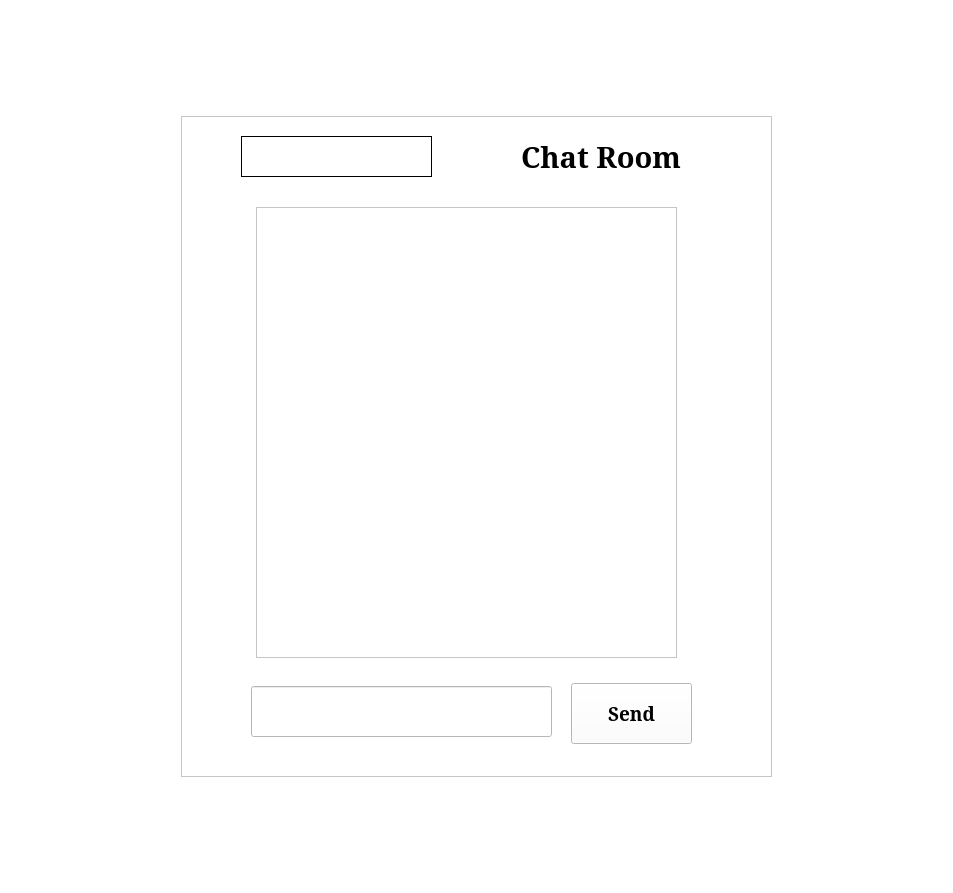
<?xml version="1.0" encoding="UTF-8"?>
<ui version="4.0">
 <class>ChatForm</class>
 <widget class="QWidget" name="ChatForm">
  <property name="geometry">
   <rect>
    <x>0</x>
    <y>0</y>
    <width>953</width>
    <height>893</height>
   </rect>
  </property>
  <property name="palette">
   <palette>
    <active>
     <colorrole role="WindowText">
      <brush brushstyle="SolidPattern">
       <color alpha="255">
        <red>0</red>
        <green>0</green>
        <blue>0</blue>
       </color>
      </brush>
     </colorrole>
     <colorrole role="Button">
      <brush brushstyle="SolidPattern">
       <color alpha="255">
        <red>255</red>
        <green>255</green>
        <blue>255</blue>
       </color>
      </brush>
     </colorrole>
     <colorrole role="Light">
      <brush brushstyle="SolidPattern">
       <color alpha="255">
        <red>255</red>
        <green>255</green>
        <blue>255</blue>
       </color>
      </brush>
     </colorrole>
     <colorrole role="Midlight">
      <brush brushstyle="SolidPattern">
       <color alpha="255">
        <red>255</red>
        <green>255</green>
        <blue>255</blue>
       </color>
      </brush>
     </colorrole>
     <colorrole role="Dark">
      <brush brushstyle="SolidPattern">
       <color alpha="255">
        <red>127</red>
        <green>127</green>
        <blue>127</blue>
       </color>
      </brush>
     </colorrole>
     <colorrole role="Mid">
      <brush brushstyle="SolidPattern">
       <color alpha="255">
        <red>170</red>
        <green>170</green>
        <blue>170</blue>
       </color>
      </brush>
     </colorrole>
     <colorrole role="Text">
      <brush brushstyle="SolidPattern">
       <color alpha="255">
        <red>0</red>
        <green>0</green>
        <blue>0</blue>
       </color>
      </brush>
     </colorrole>
     <colorrole role="BrightText">
      <brush brushstyle="SolidPattern">
       <color alpha="255">
        <red>255</red>
        <green>255</green>
        <blue>255</blue>
       </color>
      </brush>
     </colorrole>
     <colorrole role="ButtonText">
      <brush brushstyle="SolidPattern">
       <color alpha="255">
        <red>0</red>
        <green>0</green>
        <blue>0</blue>
       </color>
      </brush>
     </colorrole>
     <colorrole role="Base">
      <brush brushstyle="SolidPattern">
       <color alpha="255">
        <red>255</red>
        <green>255</green>
        <blue>255</blue>
       </color>
      </brush>
     </colorrole>
     <colorrole role="Window">
      <brush brushstyle="SolidPattern">
       <color alpha="255">
        <red>255</red>
        <green>255</green>
        <blue>255</blue>
       </color>
      </brush>
     </colorrole>
     <colorrole role="Shadow">
      <brush brushstyle="SolidPattern">
       <color alpha="255">
        <red>0</red>
        <green>0</green>
        <blue>0</blue>
       </color>
      </brush>
     </colorrole>
     <colorrole role="AlternateBase">
      <brush brushstyle="SolidPattern">
       <color alpha="255">
        <red>255</red>
        <green>255</green>
        <blue>255</blue>
       </color>
      </brush>
     </colorrole>
     <colorrole role="ToolTipBase">
      <brush brushstyle="SolidPattern">
       <color alpha="255">
        <red>255</red>
        <green>255</green>
        <blue>220</blue>
       </color>
      </brush>
     </colorrole>
     <colorrole role="ToolTipText">
      <brush brushstyle="SolidPattern">
       <color alpha="255">
        <red>0</red>
        <green>0</green>
        <blue>0</blue>
       </color>
      </brush>
     </colorrole>
    </active>
    <inactive>
     <colorrole role="WindowText">
      <brush brushstyle="SolidPattern">
       <color alpha="255">
        <red>0</red>
        <green>0</green>
        <blue>0</blue>
       </color>
      </brush>
     </colorrole>
     <colorrole role="Button">
      <brush brushstyle="SolidPattern">
       <color alpha="255">
        <red>255</red>
        <green>255</green>
        <blue>255</blue>
       </color>
      </brush>
     </colorrole>
     <colorrole role="Light">
      <brush brushstyle="SolidPattern">
       <color alpha="255">
        <red>255</red>
        <green>255</green>
        <blue>255</blue>
       </color>
      </brush>
     </colorrole>
     <colorrole role="Midlight">
      <brush brushstyle="SolidPattern">
       <color alpha="255">
        <red>255</red>
        <green>255</green>
        <blue>255</blue>
       </color>
      </brush>
     </colorrole>
     <colorrole role="Dark">
      <brush brushstyle="SolidPattern">
       <color alpha="255">
        <red>127</red>
        <green>127</green>
        <blue>127</blue>
       </color>
      </brush>
     </colorrole>
     <colorrole role="Mid">
      <brush brushstyle="SolidPattern">
       <color alpha="255">
        <red>170</red>
        <green>170</green>
        <blue>170</blue>
       </color>
      </brush>
     </colorrole>
     <colorrole role="Text">
      <brush brushstyle="SolidPattern">
       <color alpha="255">
        <red>0</red>
        <green>0</green>
        <blue>0</blue>
       </color>
      </brush>
     </colorrole>
     <colorrole role="BrightText">
      <brush brushstyle="SolidPattern">
       <color alpha="255">
        <red>255</red>
        <green>255</green>
        <blue>255</blue>
       </color>
      </brush>
     </colorrole>
     <colorrole role="ButtonText">
      <brush brushstyle="SolidPattern">
       <color alpha="255">
        <red>0</red>
        <green>0</green>
        <blue>0</blue>
       </color>
      </brush>
     </colorrole>
     <colorrole role="Base">
      <brush brushstyle="SolidPattern">
       <color alpha="255">
        <red>255</red>
        <green>255</green>
        <blue>255</blue>
       </color>
      </brush>
     </colorrole>
     <colorrole role="Window">
      <brush brushstyle="SolidPattern">
       <color alpha="255">
        <red>255</red>
        <green>255</green>
        <blue>255</blue>
       </color>
      </brush>
     </colorrole>
     <colorrole role="Shadow">
      <brush brushstyle="SolidPattern">
       <color alpha="255">
        <red>0</red>
        <green>0</green>
        <blue>0</blue>
       </color>
      </brush>
     </colorrole>
     <colorrole role="AlternateBase">
      <brush brushstyle="SolidPattern">
       <color alpha="255">
        <red>255</red>
        <green>255</green>
        <blue>255</blue>
       </color>
      </brush>
     </colorrole>
     <colorrole role="ToolTipBase">
      <brush brushstyle="SolidPattern">
       <color alpha="255">
        <red>255</red>
        <green>255</green>
        <blue>220</blue>
       </color>
      </brush>
     </colorrole>
     <colorrole role="ToolTipText">
      <brush brushstyle="SolidPattern">
       <color alpha="255">
        <red>0</red>
        <green>0</green>
        <blue>0</blue>
       </color>
      </brush>
     </colorrole>
    </inactive>
    <disabled>
     <colorrole role="WindowText">
      <brush brushstyle="SolidPattern">
       <color alpha="255">
        <red>127</red>
        <green>127</green>
        <blue>127</blue>
       </color>
      </brush>
     </colorrole>
     <colorrole role="Button">
      <brush brushstyle="SolidPattern">
       <color alpha="255">
        <red>255</red>
        <green>255</green>
        <blue>255</blue>
       </color>
      </brush>
     </colorrole>
     <colorrole role="Light">
      <brush brushstyle="SolidPattern">
       <color alpha="255">
        <red>255</red>
        <green>255</green>
        <blue>255</blue>
       </color>
      </brush>
     </colorrole>
     <colorrole role="Midlight">
      <brush brushstyle="SolidPattern">
       <color alpha="255">
        <red>255</red>
        <green>255</green>
        <blue>255</blue>
       </color>
      </brush>
     </colorrole>
     <colorrole role="Dark">
      <brush brushstyle="SolidPattern">
       <color alpha="255">
        <red>127</red>
        <green>127</green>
        <blue>127</blue>
       </color>
      </brush>
     </colorrole>
     <colorrole role="Mid">
      <brush brushstyle="SolidPattern">
       <color alpha="255">
        <red>170</red>
        <green>170</green>
        <blue>170</blue>
       </color>
      </brush>
     </colorrole>
     <colorrole role="Text">
      <brush brushstyle="SolidPattern">
       <color alpha="255">
        <red>127</red>
        <green>127</green>
        <blue>127</blue>
       </color>
      </brush>
     </colorrole>
     <colorrole role="BrightText">
      <brush brushstyle="SolidPattern">
       <color alpha="255">
        <red>255</red>
        <green>255</green>
        <blue>255</blue>
       </color>
      </brush>
     </colorrole>
     <colorrole role="ButtonText">
      <brush brushstyle="SolidPattern">
       <color alpha="255">
        <red>127</red>
        <green>127</green>
        <blue>127</blue>
       </color>
      </brush>
     </colorrole>
     <colorrole role="Base">
      <brush brushstyle="SolidPattern">
       <color alpha="255">
        <red>255</red>
        <green>255</green>
        <blue>255</blue>
       </color>
      </brush>
     </colorrole>
     <colorrole role="Window">
      <brush brushstyle="SolidPattern">
       <color alpha="255">
        <red>255</red>
        <green>255</green>
        <blue>255</blue>
       </color>
      </brush>
     </colorrole>
     <colorrole role="Shadow">
      <brush brushstyle="SolidPattern">
       <color alpha="255">
        <red>0</red>
        <green>0</green>
        <blue>0</blue>
       </color>
      </brush>
     </colorrole>
     <colorrole role="AlternateBase">
      <brush brushstyle="SolidPattern">
       <color alpha="255">
        <red>255</red>
        <green>255</green>
        <blue>255</blue>
       </color>
      </brush>
     </colorrole>
     <colorrole role="ToolTipBase">
      <brush brushstyle="SolidPattern">
       <color alpha="255">
        <red>255</red>
        <green>255</green>
        <blue>220</blue>
       </color>
      </brush>
     </colorrole>
     <colorrole role="ToolTipText">
      <brush brushstyle="SolidPattern">
       <color alpha="255">
        <red>0</red>
        <green>0</green>
        <blue>0</blue>
       </color>
      </brush>
     </colorrole>
    </disabled>
   </palette>
  </property>
  <property name="windowTitle">
   <string>Form</string>
  </property>
  <layout class="QGridLayout" name="gridLayout">
   <item row="1" column="0">
    <widget class="QFrame" name="frame">
     <property name="minimumSize">
      <size>
       <width>591</width>
       <height>661</height>
      </size>
     </property>
     <property name="maximumSize">
      <size>
       <width>591</width>
       <height>661</height>
      </size>
     </property>
     <property name="frameShape">
      <enum>QFrame::StyledPanel</enum>
     </property>
     <property name="frameShadow">
      <enum>QFrame::Sunken</enum>
     </property>
     <widget class="QLabel" name="Name">
      <property name="geometry">
       <rect>
        <x>60</x>
        <y>20</y>
        <width>191</width>
        <height>41</height>
       </rect>
      </property>
      <property name="frameShape">
       <enum>QFrame::Box</enum>
      </property>
      <property name="text">
       <string/>
      </property>
     </widget>
     <widget class="QPushButton" name="SendButton">
      <property name="geometry">
       <rect>
        <x>390</x>
        <y>567</y>
        <width>121</width>
        <height>61</height>
       </rect>
      </property>
      <property name="font">
       <font>
        <family>Garamond</family>
        <pointsize>14</pointsize>
        <weight>75</weight>
        <bold>true</bold>
       </font>
      </property>
      <property name="text">
       <string>Send</string>
      </property>
     </widget>
     <widget class="QLabel" name="label">
      <property name="geometry">
       <rect>
        <x>340</x>
        <y>20</y>
        <width>191</width>
        <height>41</height>
       </rect>
      </property>
      <property name="font">
       <font>
        <family>Garamond</family>
        <pointsize>22</pointsize>
        <weight>75</weight>
        <bold>true</bold>
       </font>
      </property>
      <property name="text">
       <string>Chat Room</string>
      </property>
     </widget>
     <widget class="QLineEdit" name="message">
      <property name="geometry">
       <rect>
        <x>70</x>
        <y>570</y>
        <width>301</width>
        <height>51</height>
       </rect>
      </property>
     </widget>
     <widget class="QListWidget" name="Chat">
      <property name="geometry">
       <rect>
        <x>75</x>
        <y>91</y>
        <width>421</width>
        <height>451</height>
       </rect>
      </property>
     </widget>
    </widget>
   </item>
  </layout>
 </widget>
 <resources/>
 <connections/>
</ui>
